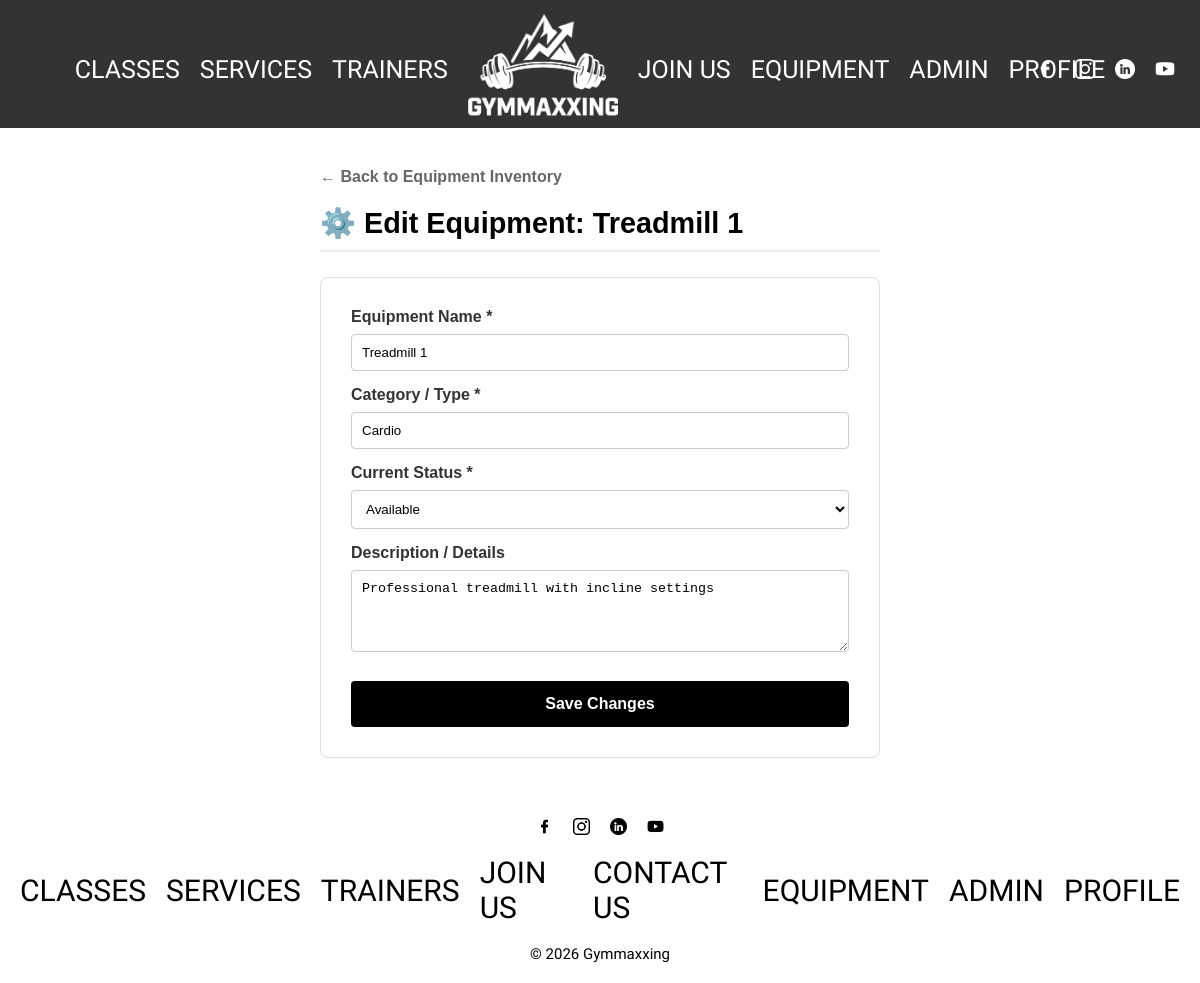
Screenshot of /pages/admin_edit_equipment.php?id=1 (signed in) with the database file from the repository.
### tables this page shows
CREATE TABLE Equipment (
    id INTEGER PRIMARY KEY AUTOINCREMENT,
    name TEXT NOT NULL,
    type TEXT NOT NULL,
    status TEXT NOT NULL CHECK(status IN ('available', 'in_use', 'maintenance')) DEFAULT 'available',
    description TEXT
);

### database/equipment.class.php (called while the page is built, shortened)
<?php
class Equipment {
    public function __construct(int $id, string $name, string $type, string $status, ?string $description) {
        $this->name = $name;
        $this->type = $type;
        $this->status = $status;
        $this->description = $description;
    }
    private static function fromRow(array $e) : Equipment {
        return new Equipment($e['id'], $e['name'], $e['type'], $e['status'], $e['description']);
    }
    static function getById(PDO $db, int $id) : ?Equipment {
        $stmt = $db->prepare('SELECT * FROM Equipment WHERE id = ?');
        $stmt->execute([$id]);
        $e = $stmt->fetch();
        return $e ? self::fromRow($e) : null;
    }
}
?>

### pages/admin_edit_equipment.php (the view, shortened to what this page needs)
<?php
require_once __DIR__ . '/../database/connection.db.php';
require_once __DIR__ . '/../database/equipment.class.php';
$item = null;
try {
    $db = getDatabaseConnection();
    $itemId = isset($_GET['id']) ? (int)$_GET['id'] : (isset($_POST['id']) ? (int)$_POST['id'] : 0);
    $item = Equipment::getById($db, $itemId);
} catch (Throwable $e) {
    $msgError = "System Error: " . $e->getMessage();
}
require_once __DIR__ . '/../templates/header.php';
?>
<div class="admin-container" style="padding: 40px 20px; max-width: 600px; margin: 0 auto; font-family: sans-serif;">
    <div style="margin-bottom: 20px;">
        <a href="/pages/admin_equipment.php" style="text-decoration: none; color: #666; font-weight: bold;">← Back to Equipment Inventory</a>
    </div>
    <h1 style="font-size: 1.8rem; margin-bottom: 25px; border-bottom: 2px solid #eee; padding-bottom: 10px;">
        ⚙️ Edit Equipment: <?= htmlspecialchars($item ? $item->name : '') ?>
    </h1>
    <?php if ($item): ?>
        <form method="POST" action="/pages/admin_edit_equipment.php" style="background: #fff; border: 1px solid #ddd; padding: 30px; border-radius: 8px; box-shadow: 0 2px 4px rgba(0,0,0,0.02);">
            <div style="margin-bottom: 15px;">
                <label style="display: block; font-weight: bold; margin-bottom: 8px; color: #333;">Equipment Name *</label>
                <input type="text" name="name" value="<?= htmlspecialchars($item->name) ?>" required
                       style="width: 100%; padding: 10px; border: 1px solid #ccc; border-radius: 4px; box-sizing: border-box;">
            </div>
            <div style="margin-bottom: 15px;">
                <label style="display: block; font-weight: bold; margin-bottom: 8px; color: #333;">Category / Type *</label>
                <input type="text" name="type" value="<?= htmlspecialchars($item->type) ?>" required
                       style="width: 100%; padding: 10px; border: 1px solid #ccc; border-radius: 4px; box-sizing: border-box;">
            </div>
            <div style="margin-bottom: 15px;">
                <label style="display: block; font-weight: bold; margin-bottom: 8px; color: #333;">Current Status *</label>
                <select name="status" style="width: 100%; padding: 10px; border: 1px solid #ccc; border-radius: 4px; background: #fff;">
                    <option value="available" <?= $item->status === 'available' ? 'selected' : '' ?>>Available</option>
                </select>
            </div>
            <div style="margin-bottom: 25px;">
                <label style="display: block; font-weight: bold; margin-bottom: 8px; color: #333;">Description / Details</label>
                <textarea name="description" rows="4" style="width: 100%; padding: 10px; border: 1px solid #ccc; border-radius: 4px; box-sizing: border-box; resize: vertical;"><?= htmlspecialchars($item->description ?? '') ?></textarea>
            </div>
            <button type="submit" style="width: 100%; background: #000; color: #fff; border: none; padding: 14px; border-radius: 4px; font-weight: bold; font-size: 1rem; cursor: pointer;">
                Save Changes
            </button>
        </form>
    <?php endif; ?>
</div>
<?php
require_once __DIR__ . '/../templates/footer.php';
?>

### css/base.css (style rules this page uses)
:root { --color-primary: #000000; --color-background: #ffffff; --color-text: #000000; --font-main: 'Pathway Gothic One', sans-serif; }
* { margin: 0; padding: 0; box-sizing: border-box; }
body { background-color: var(--color-background); color: var(--color-text); font-family: var(--font-main); }
h1 { font-size: 2rem; }
a { color: var(--color-text); text-decoration: none; }

### css/specific.css (style rules this page uses)
body { overflow-x: hidden; }

### rows the page displays
equipment: name "Treadmill 1", type "Cardio", status "Available", description "Professional treadmill with incline settings"
